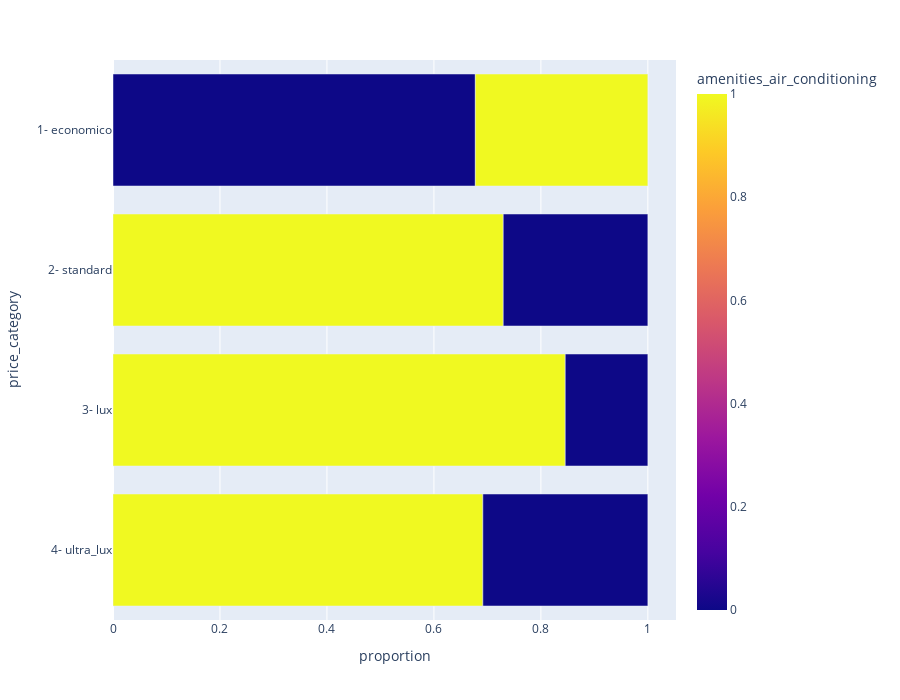

The cell this chart's notebook holds for it:
### Code cell
# Relación entre AC y price category
px.bar(
    data_frame= airbnb_ac.sort_values(by = 'price_category', ascending= False),
    x = 'proportion',
    y = 'price_category',
    color = 'amenities_air_conditioning',
    category_orders= {
        'amenities_air_conditioning': [1, 0]
    },
    height= 700,
    # barmode= 'group'
)

### Figure 1 — Plotly figure (JSON) as saved in the notebook; plotly's stock layout.template omitted (floating-point values rounded to 4 significant figures)
{"data": [{"hovertemplate": "proportion=%{x}<br>price_category=%{y}<br>amenities_air_conditioning=%{marker.color}<extra></extra>", "legendgroup": "", "marker": {"color": [1, 0, 1, 0, 1, 0, 0, 1], "coloraxis": "coloraxis", "pattern": {"shape": ""}}, "name": "", "orientation": "h", "showlegend": false, "textposition": "auto", "type": "bar", "x": [0.6915, 0.3085, 0.8456, 0.1544, 0.7296, 0.2704, 0.6774, 0.3226], "xaxis": "x", "y": ["4- ultra_lux", "4- ultra_lux", "3- lux", "3- lux", "2- standard", "2- standard", "1- economico", "1- economico"], "yaxis": "y"}], "layout": {"barmode": "relative", "coloraxis": {"colorbar": {"title": {"text": "amenities_air_conditioning"}}, "colorscale": [[0, "#0d0887"], [0.1111, "#46039f"], [0.2222, "#7201a8"], [0.3333, "#9c179e"], [0.4444, "#bd3786"], [0.5556, "#d8576b"], [0.6667, "#ed7953"], [0.7778, "#fb9f3a"], [0.8889, "#fdca26"], [1, "#f0f921"]]}, "height": 700, "legend": {"tracegroupgap": 0}, "margin": {"t": 60}, "xaxis": {"anchor": "y", "domain": [0, 1], "title": {"text": "proportion"}}, "yaxis": {"anchor": "x", "domain": [0, 1], "title": {"text": "price_category"}}}}
